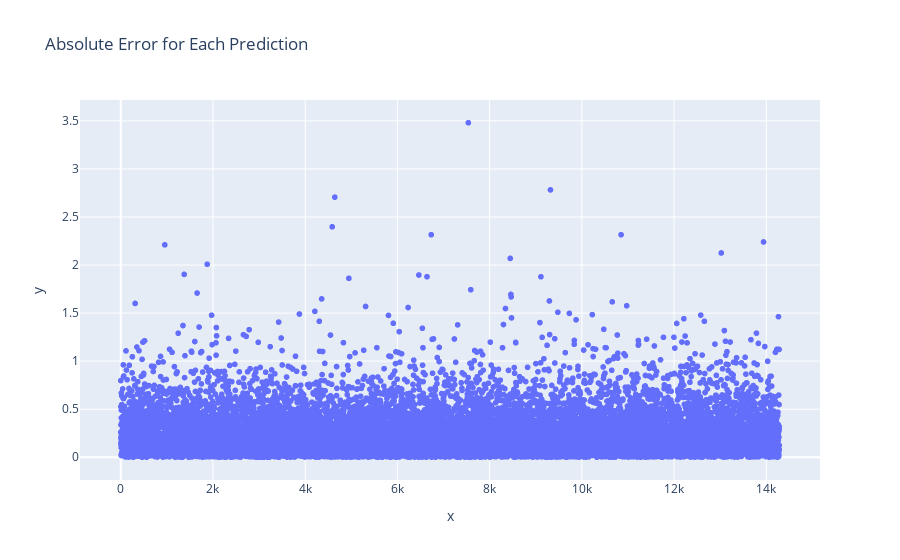

Notebook code cell kept with this figure:
### Code cell
# Graph the absolute error
fig = px.scatter(x=error_df.index, y=error_df["Error"].abs(),
                title="Absolute Error for Each Prediction")
#px.xlabel("Data row")
#px.ylabel("Absolute Error")
fig.show()

### Figure 1 — Plotly figure (JSON) as saved in the notebook; plotly's stock layout.template omitted (floating-point values rounded to 4 significant figures; data arrays with more than 128 entries replaced by an {"elided": "..."} marker saying what was removed)
{"data": [{"hovertemplate": "x=%{x}<br>y=%{y}<extra></extra>", "legendgroup": "", "marker": {"color": "#636efa", "symbol": "circle"}, "mode": "markers", "name": "", "showlegend": false, "type": "scattergl", "x": {"elided": "14283 int values"}, "xaxis": "x", "y": {"elided": "14283 float values"}, "yaxis": "y"}], "layout": {"legend": {"tracegroupgap": 0}, "title": {"text": "Absolute Error for Each Prediction"}, "xaxis": {"anchor": "y", "domain": [0, 1], "title": {"text": "x"}}, "yaxis": {"anchor": "x", "domain": [0, 1], "title": {"text": "y"}}}}
